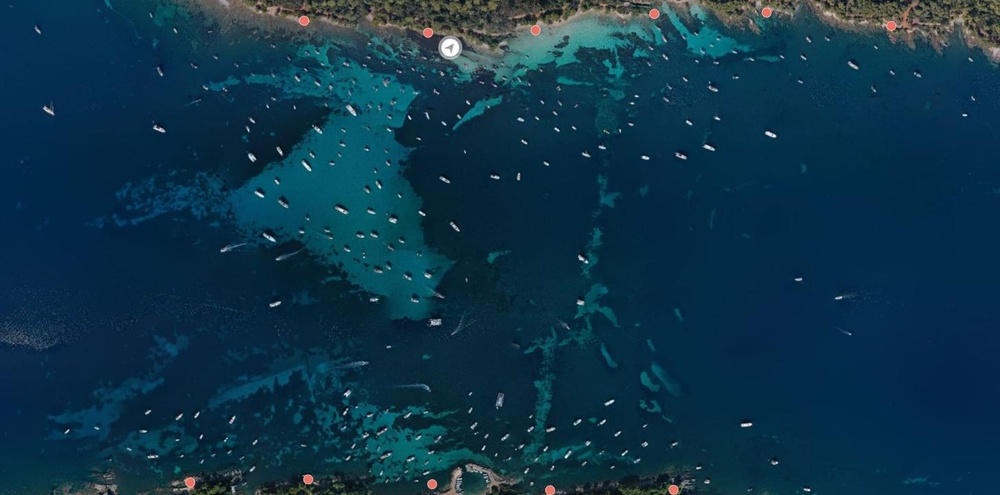
#> input picture PosidoniaEvolution/image2022.jpeg, 1000 x 495 px, shrunk from 1455 x 720 before the run, found by its file name
$ python preprocessing.py
#> lines starting #> are read from the running program, lines starting #| are printed output that depends on the picture; after the words box and inside, x2 and y2 are one past the last pixel; in counts of white or black regions, pixels touching at a corner belong together
from PIL import Image
import numpy as np

def extraire_couleur(image_path, x, y):
    # Ouvrir l'image avec Pillow
    image = Image.open(image_path)

    # Obtenir la couleur du pixel à la position (x, y)
    couleur_pixel = image.getpixel((x, y))

    # Afficher la couleur extraite
    print("Couleur du pixel à la position ({}, {}): {}".format(x, y, couleur_pixel))

    return couleur_pixel

def remplacer_zones_claires_par_couleur(image_path, x=0, y=0, seuil_clair=20):
    # Ouvrir l'image avec Pillow
    image = Image.open(image_path)

    # Convertir l'image en tableau NumPy pour un accès facile aux pixels
    image_array = np.array(image)


    couleur_remplacement = extraire_couleur(image_path, x, y)
    # Appliquer la transformation des couleurs
    zones_claires_indices = (image_array[:, :, 0] > seuil_clair) & (image_array[:, :, 1] > seuil_clair) & (image_array[:, :, 2] > seuil_clair)
    image_array[zones_claires_indices] = couleur_remplacement

    # Convertir le tableau NumPy modifié en image Pillow
    image_resultat = Image.fromarray(image_array)

    # Afficher l'image originale et l'image résultante
    image.show(title="Image originale")
    image_resultat.show(title="Image avec les zones claires remplacées")

    # Sauvegarder l'image résultante
    image_resultat.save("image_zones_claires_remplacees.jpg")

image_path="image2022.jpeg"
image = Image.open(image_path)
#> image is the input picture: PIL image 1000x495 RGB; mean R, G, B 13.4, 52, 73.6
width, height = image.size
#> width = 1000; height = 495

remplacer_zones_claires_par_couleur(image_path,width/2,height-100)
#> in extraire_couleur, `couleur_pixel = image.getpixel((x, y))`: couleur_pixel = (58, 75, 93)
#| Couleur du pixel à la position (500.0, 395): (58, 75, 93)
#> in remplacer_zones_claires_par_couleur, `zones_claires_indices = (image_array[:, :, 0] > seuil_clair) & (image_..`:
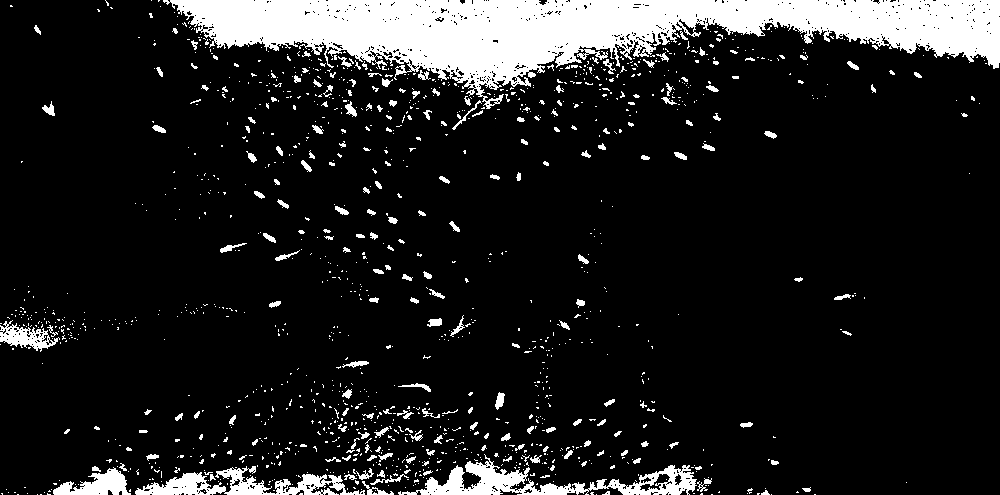
#> zones_claires_indices: shape (495, 1000) bool; 12.4% white; 1342 white regions (1157 under 20 px), largest, box (x1, y1, x2, y2) and area: (163, 0, 1000, 109) 40808, (398, 454, 697, 495) 4022, (135, 466, 365, 495) 2800
#> in remplacer_zones_claires_par_couleur, `image_array[zones_claires_indices] = couleur_remplacement`:
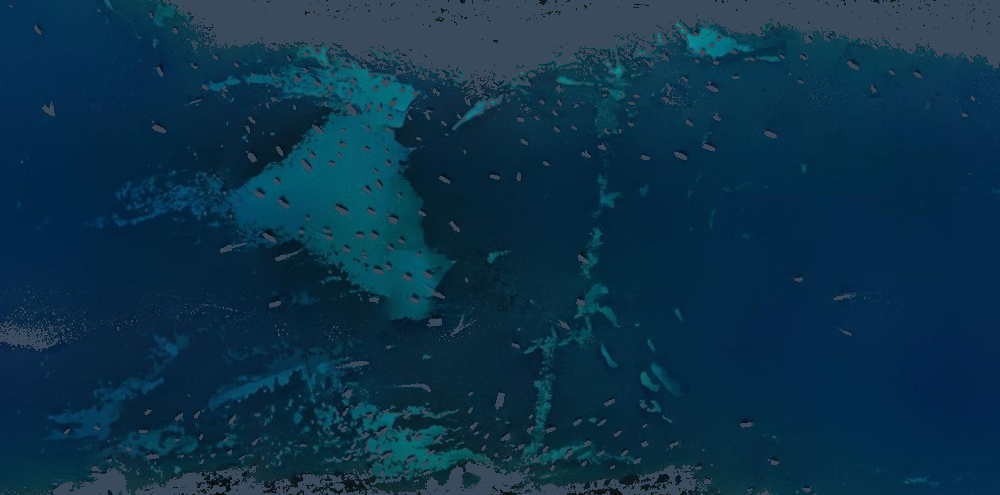
#> image_array: shape (495, 1000, 3); 12.37% of pixels changed, all inside (x1, y1, x2, y2) = (0, 0, 1000, 495)

$ run again, with PosidoniaEvolution/image2023.jpeg copied over PosidoniaEvolution/image2022.jpeg
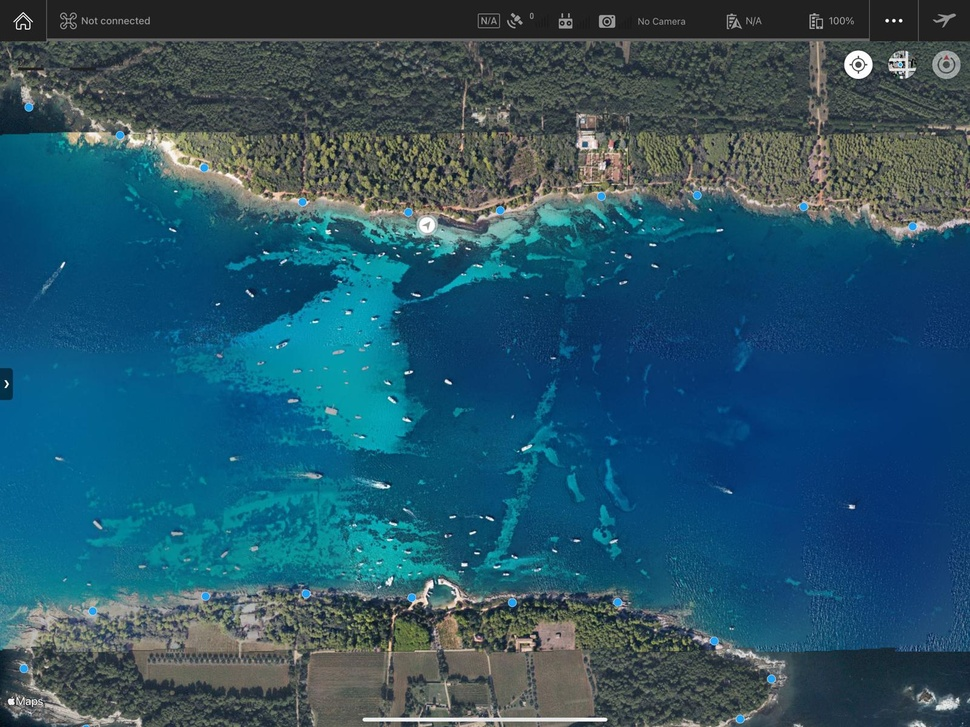
#> input picture PosidoniaEvolution/image2023.jpeg, 970 x 727 px, shrunk from 1600 x 1199 before the run, found by its file name
#> image is the input picture: PIL image 970x727 RGB; mean R, G, B 41, 85, 104.5
#> couleur_pixel = (78, 82, 67)
#| Couleur du pixel à la position (485.0, 627): (78, 82, 67)
#> in remplacer_zones_claires_par_couleur, `zones_claires_indices = (image_array[:, :, 0] > seuil_clair) & (image_..`:
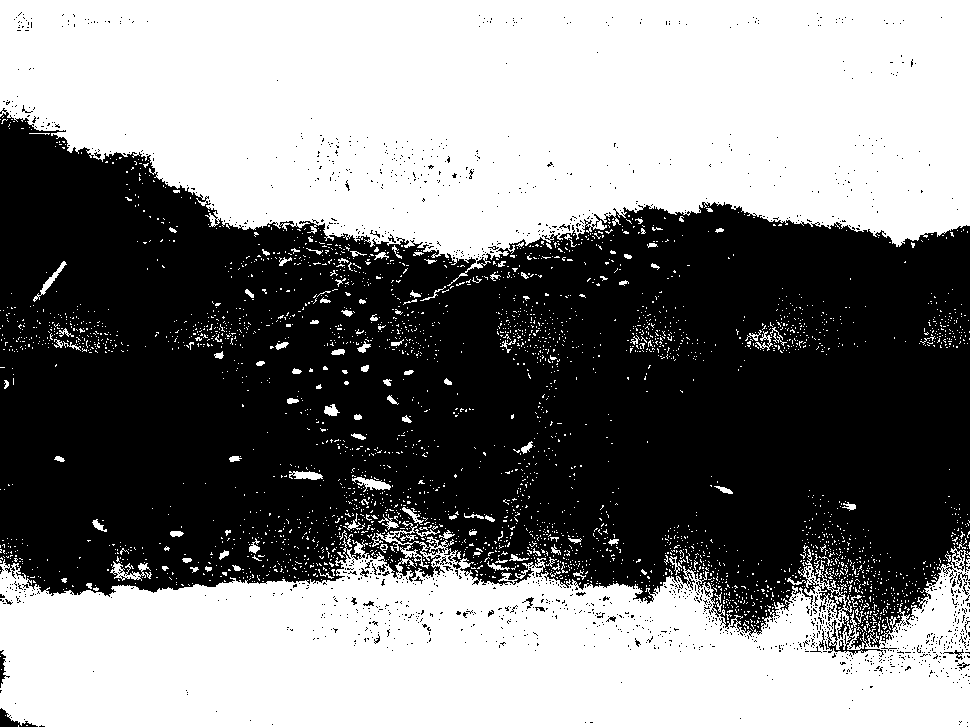
#> zones_claires_indices: shape (727, 970) bool; 50.2% white; 1378 black regions (1346 under 20 px), largest, box (x1, y1, x2, y2) and area: (0, 108, 970, 657) 346446, (0, 708, 38, 727) 260, (0, 650, 10, 688) 134
#> in remplacer_zones_claires_par_couleur, `image_array[zones_claires_indices] = couleur_remplacement`:
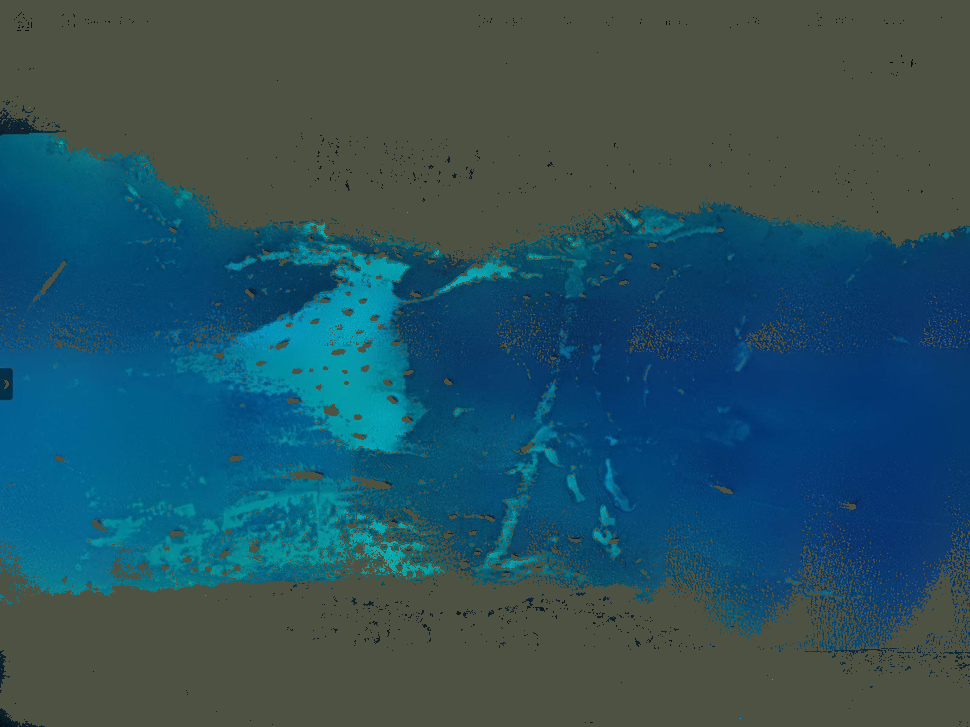
#> image_array: shape (727, 970, 3); mean R, G, B 42.7, 81.8, 93.7

$ run again, with PosidoniaEvolution/image_rouge.jpeg copied over PosidoniaEvolution/image2022.jpeg
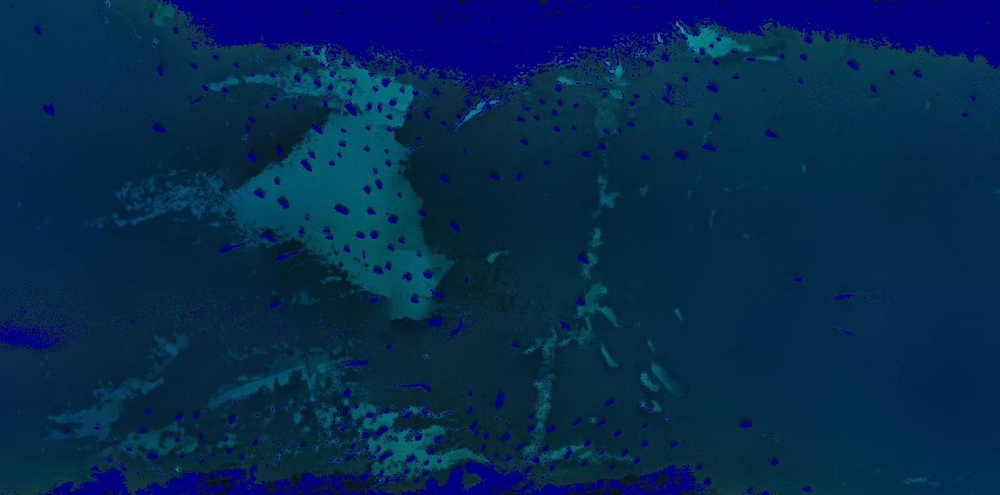
#> input picture PosidoniaEvolution/image_rouge.jpeg, 1000 x 495 px, shrunk from 1455 x 720 before the run, found by its file name
#> image is the input picture: PIL image 1000x495 RGB; mean R, G, B 5.4, 41.1, 78.2
#> couleur_pixel = (2, 3, 129)
#| Couleur du pixel à la position (500.0, 395): (2, 3, 129)
#> in remplacer_zones_claires_par_couleur, `zones_claires_indices = (image_array[:, :, 0] > seuil_clair) & (image_..`:
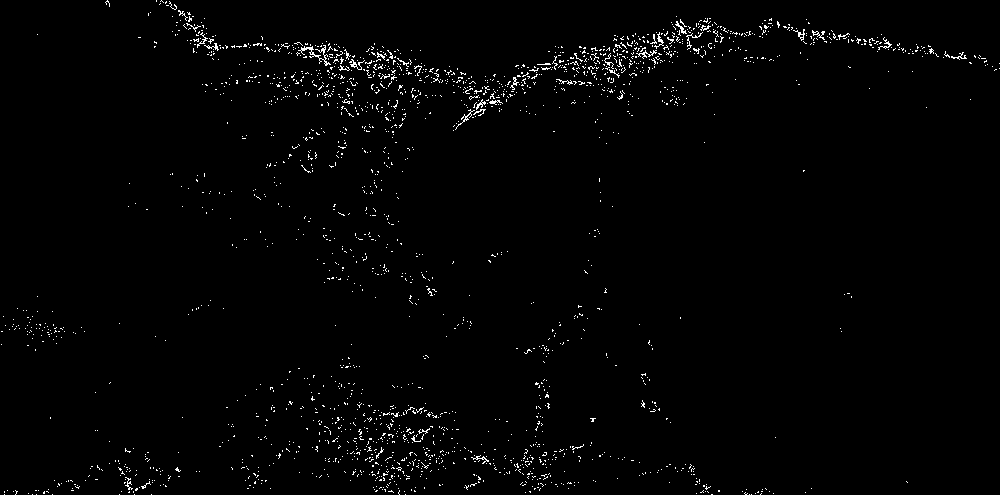
#> zones_claires_indices: shape (495, 1000) bool; 1.4% white in thin lines or dots
#> in remplacer_zones_claires_par_couleur, `image_array[zones_claires_indices] = couleur_remplacement`:
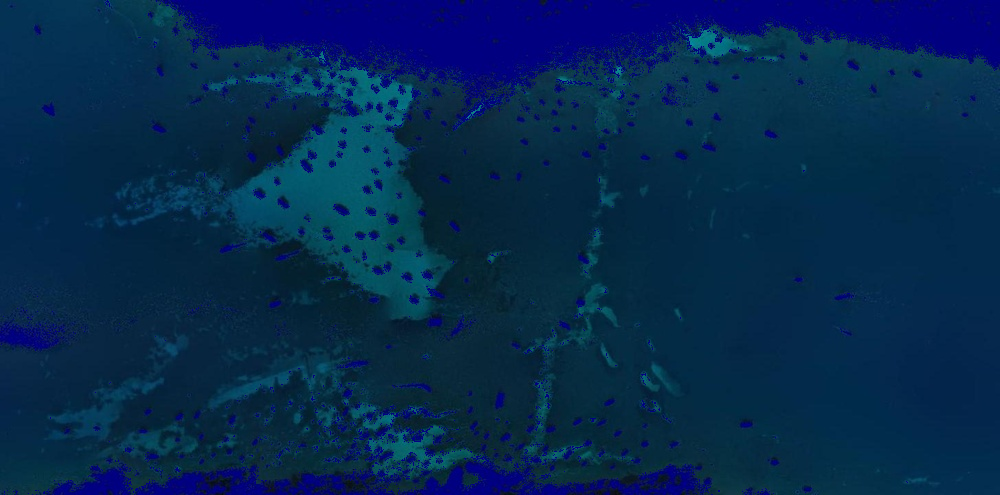
#> image_array: shape (495, 1000, 3); 1.43% of pixels changed, all inside (x1, y1, x2, y2) = (1, 0, 1000, 495)
